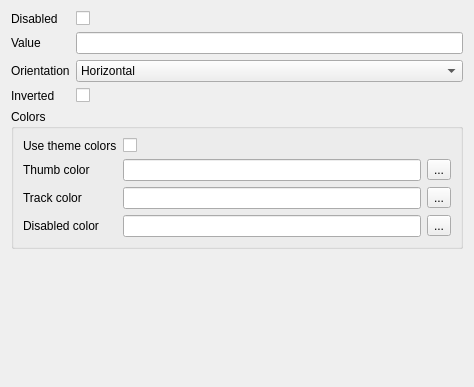
<?xml version="1.0" encoding="UTF-8"?>
<ui version="4.0">
 <class>SliderSettingsForm</class>
 <widget class="QWidget" name="SliderSettingsForm">
  <property name="geometry">
   <rect>
    <x>0</x>
    <y>0</y>
    <width>474</width>
    <height>387</height>
   </rect>
  </property>
  <property name="windowTitle">
   <string>Form</string>
  </property>
  <layout class="QFormLayout" name="formLayout">
   <item row="0" column="0">
    <widget class="QLabel" name="disabledLabel">
     <property name="text">
      <string>Disabled</string>
     </property>
    </widget>
   </item>
   <item row="0" column="1">
    <widget class="QCheckBox" name="disabledCheckBox"/>
   </item>
   <item row="1" column="0">
    <widget class="QLabel" name="valueLabel">
     <property name="text">
      <string>Value</string>
     </property>
    </widget>
   </item>
   <item row="1" column="1">
    <widget class="QLineEdit" name="valueLineEdit"/>
   </item>
   <item row="2" column="0">
    <widget class="QLabel" name="orientationLabel">
     <property name="text">
      <string>Orientation</string>
     </property>
    </widget>
   </item>
   <item row="3" column="0">
    <widget class="QLabel" name="invertedLabel">
     <property name="text">
      <string>Inverted</string>
     </property>
    </widget>
   </item>
   <item row="3" column="1">
    <widget class="QCheckBox" name="invertedCheckBox"/>
   </item>
   <item row="4" column="0" colspan="2">
    <widget class="QGroupBox" name="themeColorGroupBox">
     <property name="title">
      <string>Colors</string>
     </property>
     <layout class="QFormLayout" name="formLayout_2">
      <item row="0" column="0">
       <widget class="QLabel" name="useThemeColorsLabel">
        <property name="text">
         <string>Use theme colors</string>
        </property>
       </widget>
      </item>
      <item row="0" column="1">
       <widget class="QCheckBox" name="useThemeColorsCheckBox"/>
      </item>
      <item row="1" column="0">
       <widget class="QLabel" name="thumbColorLabel">
        <property name="text">
         <string>Thumb color</string>
        </property>
       </widget>
      </item>
      <item row="1" column="1">
       <layout class="QHBoxLayout" name="horizontalLayout_6">
        <item>
         <widget class="QLineEdit" name="thumbColorLineEdit">
          <property name="readOnly">
           <bool>true</bool>
          </property>
         </widget>
        </item>
        <item>
         <widget class="QToolButton" name="thumbColorToolButton">
          <property name="text">
           <string>...</string>
          </property>
         </widget>
        </item>
       </layout>
      </item>
      <item row="2" column="0">
       <widget class="QLabel" name="trackColorLabel">
        <property name="text">
         <string>Track color</string>
        </property>
       </widget>
      </item>
      <item row="2" column="1">
       <layout class="QHBoxLayout" name="horizontalLayout_5">
        <item>
         <widget class="QLineEdit" name="trackColorLineEdit">
          <property name="readOnly">
           <bool>true</bool>
          </property>
         </widget>
        </item>
        <item>
         <widget class="QToolButton" name="trackColorToolButton">
          <property name="text">
           <string>...</string>
          </property>
         </widget>
        </item>
       </layout>
      </item>
      <item row="3" column="0">
       <widget class="QLabel" name="disabledColorLabel">
        <property name="text">
         <string>Disabled color</string>
        </property>
       </widget>
      </item>
      <item row="3" column="1">
       <layout class="QHBoxLayout" name="horizontalLayout_7">
        <item>
         <widget class="QLineEdit" name="disabledColorLineEdit">
          <property name="readOnly">
           <bool>true</bool>
          </property>
         </widget>
        </item>
        <item>
         <widget class="QToolButton" name="disabledColorToolButton">
          <property name="text">
           <string>...</string>
          </property>
         </widget>
        </item>
       </layout>
      </item>
     </layout>
    </widget>
   </item>
   <item row="2" column="1">
    <widget class="QComboBox" name="orientationComboBox">
     <item>
      <property name="text">
       <string>Horizontal</string>
      </property>
     </item>
     <item>
      <property name="text">
       <string>Vertical</string>
      </property>
     </item>
    </widget>
   </item>
  </layout>
 </widget>
 <resources/>
 <connections/>
</ui>
